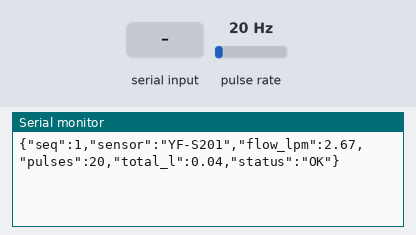
The sketch below on a simulated ESP32. On the bench: the last lines printed to the serial monitor. Wiring (inferred from the names in the program): pulse sensor: data GPIO 2. The inputs (shaded band) are chosen by the test bench; at power-on: pulse rate 20 Hz.

Above: at 1.2 s.
1.3 s: "RESET\n" received over Serial
At 1.7 s:
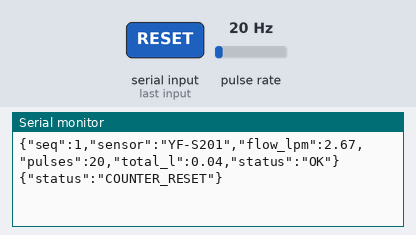
2.8 s: "PING\n" received over Serial
At 2.96 s:
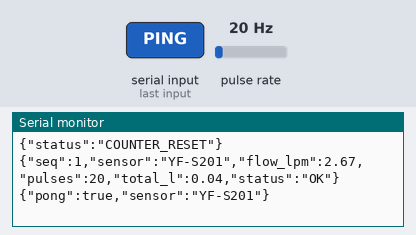
4.3 s: "CAL:90\n" received over Serial
At 4.9 s:
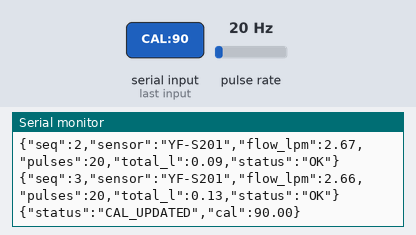
5.8 s: pulse rate (sensor on GPIO 2) set to 4 Hz
At 6.5 s:
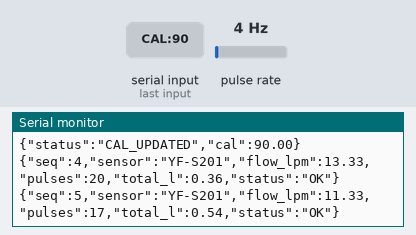
7.3 s: pulse rate (sensor on GPIO 2) set to 50 Hz
At 8.8 s:
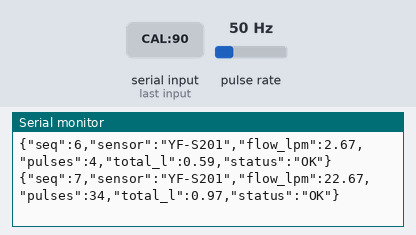
Timing chart, 0 to 9.8 s (numbered marks = the images above; inputs shaded):
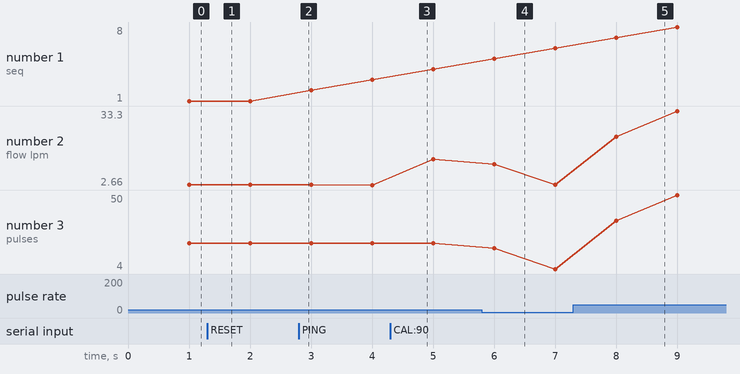

Measured:
- after the input at 1.3 s, the serial monitor: prints a new line at once (image 1)
- after the input at 2.8 s, the serial monitor: prints a new line at once (image 2)
- after the input at 4.3 s, the serial monitor: prints a new line at once (image 3)
- after the input at 5.8 s, the serial monitor: prints a new line after 0.20 s (image 4)
- after the input at 7.3 s, the serial monitor: prints a new line after 0.70 s (image 5)
- plotted number 2: 2.67 → 2.66 after the input at 2.8 s, 2.66 → 13.33 after the input at 4.3 s, 2.67 → 33.3 after the input at 7.3 s
- plotted number 3: 4 → 50 after the input at 7.3 s

The sketch:

arduino_water_monitor.ino
```cpp
/*
 * ============================================================================
 * Smart Water & Energy Manager - Arduino Water Flow Firmware
 * Compatible with: Arduino Uno (ATmega328P), Arduino Nano (ATmega328P)
 * Flow Sensor: Hall-Effect Pulse Flow Sensor (e.g., YF-S201, FS300A, OF05ZAT)
 *
 * Hardware Wiring:
 *   Sensor RED Wire    --> Arduino 5V
 *   Sensor BLACK Wire  --> Arduino GND
 *   Sensor YELLOW Wire --> Arduino Digital Pin 2 (External Interrupt 0)
 *   (Optional: 4.7k - 10k Ohm pull-up resistor between YELLOW and 5V if sensor
 *    output is open-collector without internal pull-up)
 *
 * Communication:
 *   Baud Rate: 9600 bps (configurable)
 *   Format: Newline-Delimited JSON (NDJSON)
 * ============================================================================
 */

#include <Arduino.h>

// Pin Configuration
const byte SENSOR_INTERRUPT_PIN = 2; // Pin D2 supports INT0 on Uno/Nano
const char* SENSOR_MODEL = "YF-S201";

// Calibration Parameter: pulses per liter
// Nominal YF-S201 frequency formula: F (Hz) = 7.5 * Q (L/min)
// Pulses per liter = 7.5 * 60 seconds = 450.0 pulses / Liter.
volatile float calibrationFactor = 450.0;

// Pulse Counter (volatile for interrupt service routine)
volatile unsigned long pulseCounter = 0;

// Timing and Sequence Tracking
unsigned long oldTime = 0;
unsigned long sequenceId = 0;
float cumulativeLiters = 0.0;

// Interrupt Service Routine (ISR)
void IRAM_ATTR pulseISR() {
  pulseCounter++;
}

void setup() {
  // Initialize USB Serial communication
  Serial.begin(9600);
  while (!Serial && millis() < 3000) {
    ; // Wait for serial port to connect (mainly for Leonardo/Micro)
  }

  // Configure sensor pin with internal pull-up
  pinMode(SENSOR_INTERRUPT_PIN, INPUT_PULLUP);

  // Attach interrupt to pin 2 on RISING edge
  attachInterrupt(digitalPinToInterrupt(SENSOR_INTERRUPT_PIN), pulseISR, RISING);

  oldTime = millis();
}

void loop() {
  unsigned long currentTime = millis();
  unsigned long timeInterval = currentTime - oldTime;

  // Process sample every 1000 milliseconds (1 second)
  if (timeInterval >= 1000) {
    // Disable interrupt while copying volatile pulse count for atomicity
    noInterrupts();
    unsigned long currentPulses = pulseCounter;
    pulseCounter = 0; // Reset for next window
    interrupts();

    // Calculate elapsed time in seconds
    float elapsedSeconds = (float)timeInterval / 1000.0;
    oldTime = currentTime;

    // Instantaneous flow rate calculation in Liters per minute (L/min)
    // flow_lpm = (pulses / elapsedSeconds) * 60 / calibrationFactor
    float flowLpm = 0.0;
    if (calibrationFactor > 0.0) {
      flowLpm = ((float)currentPulses / elapsedSeconds) * (60.0 / calibrationFactor);
    }

    // Cumulative volume increment: pulses / calibrationFactor
    float intervalLiters = (float)currentPulses / calibrationFactor;
    cumulativeLiters += intervalLiters;
    sequenceId++;

    // Print Newline-Delimited JSON packet
    Serial.print("{\"seq\":");
    Serial.print(sequenceId);
    Serial.print(",\"sensor\":\"");
    Serial.print(SENSOR_MODEL);
    Serial.print("\",\"flow_lpm\":");
    Serial.print(flowLpm, 2);
    Serial.print(",\"pulses\":");
    Serial.print(currentPulses);
    Serial.print(",\"total_l\":");
    Serial.print(cumulativeLiters, 2);
    Serial.print(",\"status\":\"OK\"}\r\n");
  }

  // Handle incoming commands from Python serial bridge
  if (Serial.available() > 0) {
    String cmd = Serial.readStringUntil('\n');
    cmd.trim();

    if (cmd.startsWith("CAL:")) {
      float newCal = cmd.substring(4).toFloat();
      if (newCal > 50.0 && newCal < 2000.0) {
        calibrationFactor = newCal;
        Serial.print("{\"status\":\"CAL_UPDATED\",\"cal\":");
        Serial.print(calibrationFactor, 2);
        Serial.println("}");
      }
    } else if (cmd.equals("RESET")) {
      cumulativeLiters = 0.0;
      sequenceId = 0;
      Serial.println("{\"status\":\"COUNTER_RESET\"}");
    } else if (cmd.equals("PING")) {
      Serial.println("{\"pong\":true,\"sensor\":\"YF-S201\"}");
    }
  }
}
```
